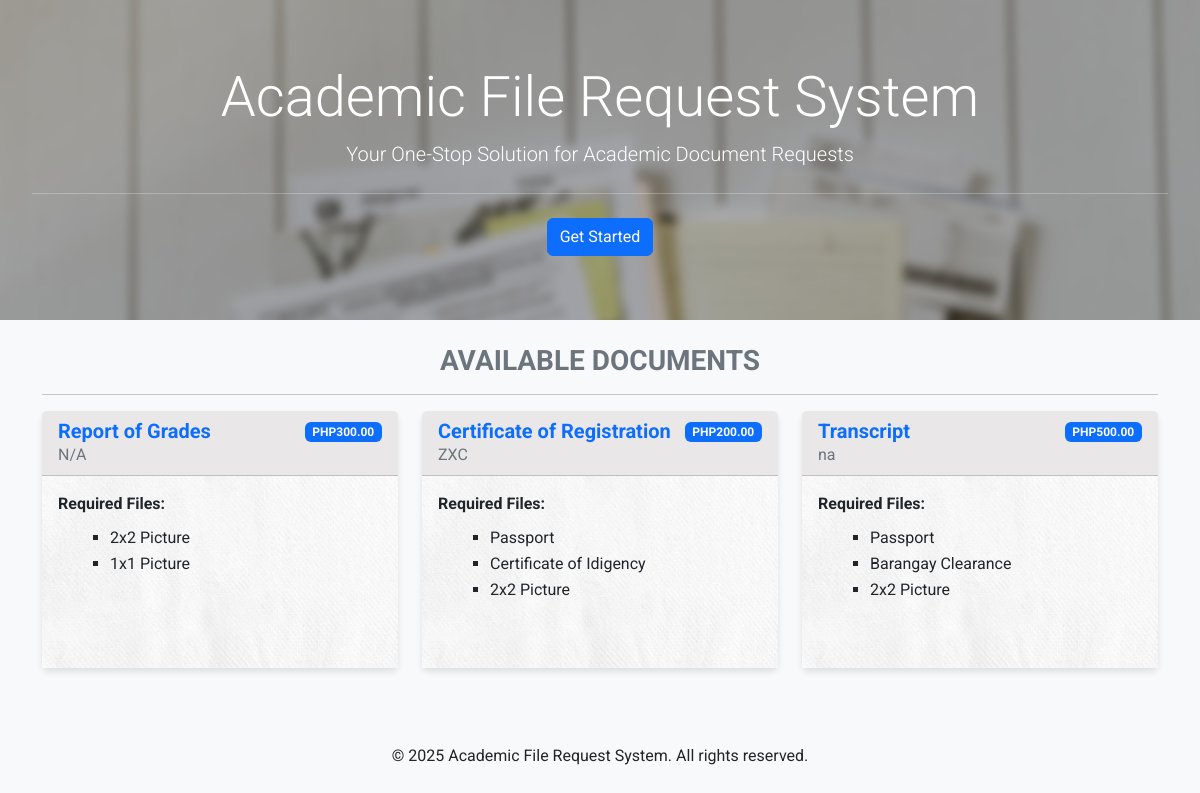
The page / on the database its author committed.
### onlinerequest/models.py (models this page shows, shortened)
class Request(models.Model):
    description = models.CharField(max_length=256)
    files_required = models.CharField(max_length=256)
    document = models.ForeignKey(Document, on_delete=models.CASCADE)
    price = models.CharField(max_length=6, default=1.00)
    active = models.BooleanField(default=True)

class Document(models.Model):
    code = models.CharField(max_length=64)
    description = models.CharField(max_length=64)
    active = models.BooleanField(default=True)

class Requirement(models.Model):
    code = models.CharField(max_length=64)
    description = models.CharField(max_length=64)

### onlinerequest/views/views.py (the view)
# urls.py: path('', views.index),
def index(request):
    request_forms = Request.objects.all()
    for request_form in request_forms:
        requirement_descriptions = []
        for requirement_code in request_form.files_required.split(','):
            try:
                requirement = Requirement.objects.get(code=requirement_code)
                requirement_descriptions.append(requirement.description)
            except Requirement.DoesNotExist:
                requirement_descriptions.append(requirement_code)
        request_form.requirement_descriptions = requirement_descriptions
    return render(request, 'index.html', {'request_forms': request_forms})

### onlinerequest/context_processors.py (called while the page is built, shortened)
def user_record(request):
    if request.user.is_authenticated:
        try:
            user_record = Record.objects.get(user_number=request.user.student_number)
            return {'user_record': user_record}
        except Record.DoesNotExist:
            return {'user_record': None}
    return {'user_record': None}

def request_forms(request):
    request_forms = Request.objects.all()
    return {'request_forms': request_forms}

def user_profile(request):
    if request.user.is_authenticated:
        try:
            profile = Profile.objects.get(user=request.user)
            return {'user_profile': profile}
        except Profile.DoesNotExist:
            return {'user_profile': None}
    return {'user_profile': None}

def user_requests(request):
    return {'user_requests_global': []}

def courses(request):
    all_courses = Course.objects.all()
    return {'all_courses': all_courses}

def document_types(request):
    all_document_types = Document.objects.all().order_by('description')
    return {'all_document_types': all_document_types}

### onlinerequest/templates/index.html (shortened to what this page needs)
<!DOCTYPE html>
<html lang="en">
<head>
    {% include 'header.html' %}
</head>
<body class="d-flex flex-column min-vh-100">
    <div class="jumbotron text-center">
        <h1 class="display-4">Academic File Request System</h1>
        <p class="lead">Your One-Stop Solution for Academic Document Requests</p>
        <hr class="my-4">
        <a href="/signup/" class="btn btn-primary">Get Started</a>
    </div>
    <div class="container mt-4">
      <h3 class="text-center text-secondary fw-bold">AVAILABLE DOCUMENTS</h3>
      <hr>
        {% if request_forms %}
            <div class="row row-cols-1 row-cols-md-3 g-4">
                {% for request_form in request_forms %}
                    <div class="col">
                        <div class="card h-100">
                            <div class="card-header">
                              <div class="d-flex justify-content-between">
                                <div>
                                  <h5 class="card-title text-primary mb-0">{{ request_form.document.description }}</h5>
                                  <p class="card-text text-muted">{{ request_form.description }}</p>
                                </div>
                                <div>
                                  <span class="badge bg-primary">PHP{{ request_form.price }}</span>
                                </div>
                              </div>
                            </div>
                            <div class="card-body">
                                <p class="card-text mb-2"><strong>Required Files:</strong></p>
                                <ul class="required-files">
                                    {% for description in request_form.requirement_descriptions %}
                                        <li>{{ description }}</li>
                                    {% endfor %}
                                </ul>
                            </div>
                        </div>
                    </div>
                {% endfor %}
            </div>
        {% else %}
            <p class="text-center">No request forms found.</p>
        {% endif %}
    </div>
    <footer class="footer mt-auto text-center py-3">
        <div class="container mt-5">
            <p>&copy; {% now "Y" %} Academic File Request System. All rights reserved.</p>
        </div>
    </footer>
</body>
</html>

### onlinerequest/templates/header.html (shortened to what this page needs)
{% load static %}
<link rel="stylesheet" type="text/css" href="https://cdn.datatables.net/1.10.25/css/jquery.dataTables.css">
<link rel="stylesheet" href="https://cdn.datatables.net/responsive/2.4.0/css/responsive.dataTables.min.css">
<link rel="stylesheet" href="{% static 'css/bootstrap.css' %}" />
<link rel="stylesheet" type="text/css" href="https://cdn.jsdelivr.net/npm/toastify-js/src/toastify.min.css">
<link rel="stylesheet" type="text/css" href="https://cdn.datatables.net/buttons/2.2.3/css/buttons.dataTables.min.css">
<link rel="stylesheet" type="text/css" href="https://cdn.datatables.net/select/1.4.0/css/select.dataTables.min.css">
<link rel="stylesheet" type="text/css" href="https://cdn.jsdelivr.net/npm/daterangepicker/daterangepicker.css" />

### onlinerequest/templates/footer.html (shortened to what this page needs)
{% load static %}

### onlinerequest/templates/index.html (style rules this page uses)
body { background-color: #f8f9fa; font-family: 'Roboto', sans-serif; }
.jumbotron { background-image: url(static/images/files-blurred.png); background-size: cover; color: #fff; padding: 4rem 2rem; }
.card { border: none; box-shadow: 0 4px 6px rgba(0, 0, 0, 0.1); transition: box-shadow 0.3s; position: relative; }
.card-header { background-color: rgb(233, 231, 231); }
.card-body { background-image: url(static/images/paper.jpg); background-repeat: no-repeat; background-size: cover; padding-bottom: 50px; }
.card-title { font-weight: bold; font-size: 1.25rem; margin-bottom: 1rem; }
.required-files { margin-top: 10px; list-style-type: square; }
.required-files li { margin-bottom: 2px; margin-left: 20px; }

### rows shown on the page
Request: document.description "Report of Grades", description "N/A", price "300.00"
Requirement: requirement_descriptions "2x2 Picture" "2x2 Picture" "2x2 Picture"
Requirement: requirement_descriptions "1x1 Picture"
Request: document.description "Certificate of Registration", description "ZXC", price "200.00"
Requirement: requirement_descriptions "Passport" "Passport"
Requirement: requirement_descriptions "Certificate of Idigency"
Request: document.description "Transcript", description "na", price "500.00"
Requirement: requirement_descriptions "Barangay Clearance"
